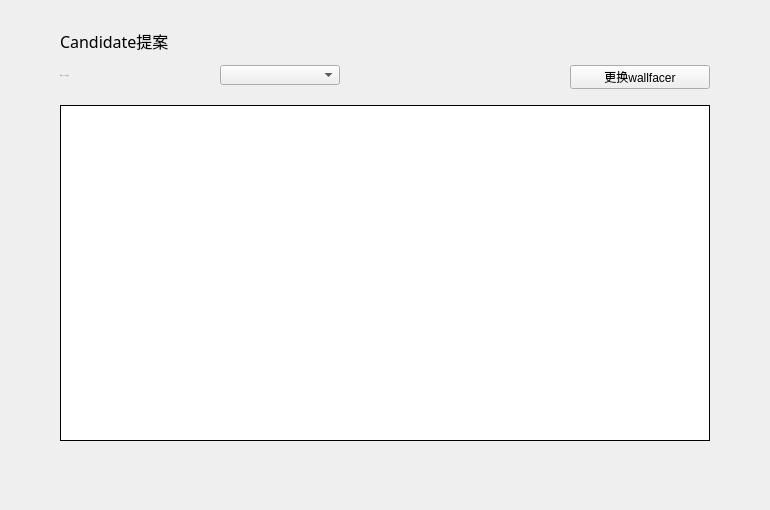
<?xml version="1.0" encoding="UTF-8"?>
<ui version="4.0">
 <class>CitizenProposalPage</class>
 <widget class="QWidget" name="CitizenProposalPage">
  <property name="geometry">
   <rect>
    <x>0</x>
    <y>0</y>
    <width>770</width>
    <height>510</height>
   </rect>
  </property>
  <property name="windowTitle">
   <string>Form</string>
  </property>
  <widget class="QLabel" name="label">
   <property name="geometry">
    <rect>
     <x>60</x>
     <y>65</y>
     <width>160</width>
     <height>20</height>
    </rect>
   </property>
   <property name="font">
    <font>
     <family>微软雅黑</family>
     <pointsize>-1</pointsize>
     <weight>50</weight>
     <italic>false</italic>
     <bold>false</bold>
    </font>
   </property>
   <property name="styleSheet">
    <string notr="true">QLabel{color: rgb(135,144,172);font: 14px &quot;微软雅黑&quot;;}
</string>
   </property>
   <property name="text">
    <string>当前Candidate账号</string>
   </property>
   <property name="alignment">
    <set>Qt::AlignLeading|Qt::AlignLeft|Qt::AlignVCenter</set>
   </property>
  </widget>
  <widget class="QTableWidget" name="proposalTableWidget">
   <property name="geometry">
    <rect>
     <x>60</x>
     <y>105</y>
     <width>650</width>
     <height>336</height>
    </rect>
   </property>
   <property name="cursor" stdset="0">
    <cursorShape>ArrowCursor</cursorShape>
   </property>
   <property name="layoutDirection">
    <enum>Qt::LeftToRight</enum>
   </property>
   <property name="styleSheet">
    <string notr="true"/>
   </property>
   <property name="frameShape">
    <enum>QFrame::Box</enum>
   </property>
   <property name="frameShadow">
    <enum>QFrame::Plain</enum>
   </property>
   <property name="verticalScrollBarPolicy">
    <enum>Qt::ScrollBarAsNeeded</enum>
   </property>
   <property name="horizontalScrollBarPolicy">
    <enum>Qt::ScrollBarAlwaysOff</enum>
   </property>
   <property name="autoScroll">
    <bool>true</bool>
   </property>
   <property name="editTriggers">
    <set>QAbstractItemView::NoEditTriggers</set>
   </property>
   <property name="selectionMode">
    <enum>QAbstractItemView::NoSelection</enum>
   </property>
   <property name="iconSize">
    <size>
     <width>19</width>
     <height>12</height>
    </size>
   </property>
   <property name="showGrid">
    <bool>true</bool>
   </property>
   <property name="gridStyle">
    <enum>Qt::SolidLine</enum>
   </property>
   <attribute name="horizontalHeaderVisible">
    <bool>false</bool>
   </attribute>
   <attribute name="horizontalHeaderCascadingSectionResizes">
    <bool>false</bool>
   </attribute>
   <attribute name="horizontalHeaderHighlightSections">
    <bool>false</bool>
   </attribute>
   <attribute name="verticalHeaderVisible">
    <bool>false</bool>
   </attribute>
   <attribute name="verticalHeaderHighlightSections">
    <bool>false</bool>
   </attribute>
   <column>
    <property name="text">
     <string>失效时间</string>
    </property>
    <property name="font">
     <font>
      <family>微软雅黑</family>
     </font>
    </property>
    <property name="textAlignment">
     <set>AlignCenter</set>
    </property>
   </column>
   <column>
    <property name="text">
     <string>发起人</string>
    </property>
    <property name="font">
     <font>
      <family>微软雅黑</family>
     </font>
    </property>
    <property name="textAlignment">
     <set>AlignCenter</set>
    </property>
   </column>
   <column>
    <property name="text">
     <string>类型</string>
    </property>
    <property name="font">
     <font>
      <family>微软雅黑</family>
     </font>
    </property>
    <property name="textAlignment">
     <set>AlignCenter</set>
    </property>
   </column>
   <column>
    <property name="text">
     <string>投票状态</string>
    </property>
    <property name="font">
     <font>
      <family>微软雅黑</family>
     </font>
    </property>
    <property name="textAlignment">
     <set>AlignCenter</set>
    </property>
   </column>
   <column>
    <property name="text">
     <string>竞价</string>
    </property>
    <property name="font">
     <font>
      <family>微软雅黑</family>
     </font>
    </property>
    <property name="textAlignment">
     <set>AlignCenter</set>
    </property>
   </column>
   <column>
    <property name="text">
     <string>我的投票</string>
    </property>
    <property name="font">
     <font>
      <family>微软雅黑</family>
     </font>
    </property>
    <property name="textAlignment">
     <set>AlignCenter</set>
    </property>
   </column>
   <column>
    <property name="text">
     <string/>
    </property>
   </column>
  </widget>
  <widget class="QComboBox" name="accountComboBox">
   <property name="geometry">
    <rect>
     <x>220</x>
     <y>65</y>
     <width>120</width>
     <height>20</height>
    </rect>
   </property>
   <property name="font">
    <font>
     <family>微软雅黑</family>
     <weight>50</weight>
     <bold>false</bold>
    </font>
   </property>
   <property name="focusPolicy">
    <enum>Qt::NoFocus</enum>
   </property>
   <property name="styleSheet">
    <string notr="true"/>
   </property>
  </widget>
  <widget class="QLabel" name="title_label">
   <property name="geometry">
    <rect>
     <x>60</x>
     <y>28</y>
     <width>200</width>
     <height>26</height>
    </rect>
   </property>
   <property name="font">
    <font>
     <family>微软雅黑</family>
     <pointsize>12</pointsize>
     <weight>50</weight>
     <italic>false</italic>
     <bold>false</bold>
    </font>
   </property>
   <property name="styleSheet">
    <string notr="true"/>
   </property>
   <property name="text">
    <string>Candidate提案</string>
   </property>
  </widget>
  <widget class="QToolButton" name="changeSenatorBtn">
   <property name="geometry">
    <rect>
     <x>570</x>
     <y>65</y>
     <width>140</width>
     <height>24</height>
    </rect>
   </property>
   <property name="cursor">
    <cursorShape>PointingHandCursor</cursorShape>
   </property>
   <property name="text">
    <string>更换wallfacer</string>
   </property>
  </widget>
  <widget class="QStackedWidget" name="stackedWidget">
   <property name="geometry">
    <rect>
     <x>0</x>
     <y>466</y>
     <width>770</width>
     <height>40</height>
    </rect>
   </property>
  </widget>
 </widget>
 <resources/>
 <connections/>
</ui>
